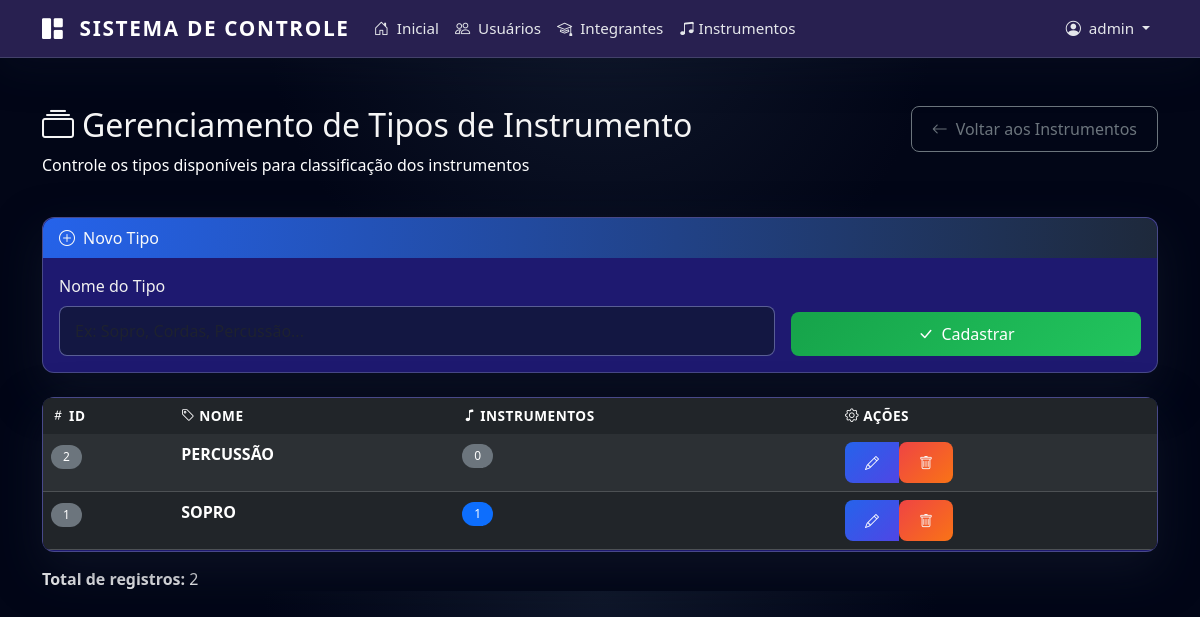
Screenshot of /admin/tipos (signed in) with the database file from the repository.
### app/models.py (models this page shows, shortened)
class User(UserMixin, db.Model):
    id = db.Column(db.Integer, primary_key=True)
    username = db.Column(db.String(100), unique=True, nullable=False)
    password = db.Column(db.String(255), nullable=False)
    is_admin = db.Column(db.Boolean, default=False)
    is_active = db.Column(db.Boolean, default=True)
    must_change_password = db.Column(db.Boolean, default=True)
    login_attempts = db.Column(db.Integer, default=0)
    blocked_until = db.Column(db.DateTime, nullable=True)

class TipoInstrumento(db.Model):
    id = db.Column(db.Integer, primary_key=True)
    nome = db.Column(db.String(50), nullable=False)
    instrumentos = db.relationship('Instrumento', backref='tipo', lazy=True)

### app/routes.py (the view, shortened to what this page needs)
@main_bp.route("/admin/tipos", methods=["GET", "POST"])
@login_required
@profissional_required
def listar_tipos():
    tipos = TipoInstrumento.query.order_by(TipoInstrumento.nome).all()
    return render_template("admin_tipos.html", tipos=tipos)

### app/__init__.py (called while the page is built)
@login_manager.user_loader
def load_user(user_id):
    from .models import User
    return User.query.get(int(user_id))

### app/utils.py (called while the page is built)
def profissional_required(f):
    @wraps(f)
    def decorated_function(*args, **kwargs):
        if not current_user.is_authenticated:
            flash("Faça login para continuar.")
            return redirect(url_for("auth.login"))
        return f(*args, **kwargs)
    return decorated_function

def obter_todas_configuracoes():
    configs = SistemaConfig.query.all()
    return {config.key: config.value for config in configs}

### templates/admin_tipos.html (shortened to what this page needs)
{% extends "base.html" %}
{% block content %}
<div class="container mt-5 fade-in">
  <div class="row mb-4">
    <div class="col-md-8">
      <h2><i class="bi bi-collection me-2"></i>Gerenciamento de Tipos de Instrumento</h2>
      <p class="text-white">Controle os tipos disponíveis para classificação dos instrumentos</p>
    </div>
    <div class="col-md-4 text-md-end">
      <a href="{{ url_for('main.listar_instrumentos') }}" class="btn btn-outline-secondary">
        <i class="bi bi-arrow-left me-2"></i>Voltar aos Instrumentos
      </a>
    </div>
  </div>
  <div class="card mb-4">
    <div class="card-header bg-dark text-white">
      {% if tipo_editar %}
        <i class="bi bi-pencil-square me-2"></i>Editar Tipo
      {% else %}
        <i class="bi bi-plus-circle me-2"></i>Novo Tipo
      {% endif %}
    </div>
    <div class="card-body">
      <form method="POST"
            action="{% if tipo_editar %}{{ url_for('main.editar_tipo', tipo_id=tipo_editar.id) }}{% else %}{{ url_for('main.listar_tipos') }}{% endif %}">
        <div class="row g-3 align-items-end">
          <div class="col-md-8">
            <label class="form-label">Nome do Tipo</label>
            <input type="text" name="nome" class="form-control" placeholder="Ex: Sopro, Cordas, Percussão..."
                   value="{{ tipo_editar.nome if tipo_editar else '' }}" required>
          </div>
          <div class="col-md-4">
            <div class="d-flex gap-2">
              <button type="submit" class="btn btn-success flex-fill">
                <i class="bi bi-check-lg me-2"></i>{{ 'Salvar' if tipo_editar else 'Cadastrar' }}
              </button>
            </div>
          </div>
        </div>
      </form>
    </div>
  </div>
  <div class="card">
    <div class="card-body p-0">
      <div class="table-responsive">
        <table class="table table-dark table-striped table-hover mb-0">
          <thead class="table-dark">
            <tr>
              <th><i class="bi bi-hash me-1"></i>ID</th>
              <th><i class="bi bi-tag me-1"></i>Nome</th>
              <th><i class="bi bi-music-note me-1"></i>Instrumentos</th>
              <th><i class="bi bi-gear me-1"></i>Ações</th>
            </tr>
          </thead>
          <tbody>
            {% for tipo in tipos %}
            <tr>
              <td><span class="badge bg-secondary">{{ tipo.id }}</span></td>
              <td><strong>{{ tipo.nome }}</strong></td>
              <td>
                {% if tipo.instrumentos %}
                  <span class="badge bg-primary">{{ tipo.instrumentos|length }}</span>
                {% else %}
                  <span class="badge bg-secondary">0</span>
                {% endif %}
              </td>
              <td>
                <div class="btn-group" role="group">
                  <a href="{{ url_for('main.editar_tipo', tipo_id=tipo.id) }}"
                     class="btn btn-sm btn-primary" title="Editar">
                    <i class="bi bi-pencil"></i>
                  </a>
                  <form action="{{ url_for('main.excluir_tipo', tipo_id=tipo.id) }}"
                        method="POST" style="display: inline;"
                        onsubmit="return confirm('Tem certeza que deseja excluir o tipo "{{ tipo.nome }}"?\n\n{% if tipo.instrumentos %}Atenção: existem {{ tipo.instrumentos|length }} instrumento(s) vinculado(s).{% endif %}')">
                    <button type="submit" class="btn btn-sm btn-danger" title="Excluir">
                      <i class="bi bi-trash"></i>
                    </button>
                  </form>
                </div>
              </td>
            </tr>
            {% endfor %}
          </tbody>
        </table>
      </div>
    </div>
  </div>
  <div class="mt-3">
    <strong>Total de registros:</strong> {{ tipos|length }}
  </div>
</div>
{% endblock %}

### templates/base.html (shortened to what this page needs)
<!DOCTYPE html>
<html lang="pt-br">
<head>
  <link href="https://cdn.jsdelivr.net/npm/bootstrap@5.3.8/dist/css/bootstrap.min.css" rel="stylesheet">
  <link rel="stylesheet" href="https://cdn.jsdelivr.net/npm/bootstrap-icons@1.11.3/font/bootstrap-icons.min.css">
  <link rel="stylesheet" href="{{ url_for('static', filename='css/style.css') }}">
</head>
<body>
  {% if current_user.is_authenticated %}
  <nav class="navbar navbar-expand-md navbar-dark">
    <div class="container">
      <a class="navbar-brand" href="{{ url_for('main.dashboard') }}">
        <i class="bi bi-grid-1x2-fill me-2"></i> Sistema de Controle
      </a>
      <div class="collapse navbar-collapse" id="navbarNav">
        <ul class="navbar-nav me-auto">
          <li class="nav-item">
            <a class="nav-link" href="{{ url_for('main.dashboard') }}">
              <i class="bi bi-house-door me-1"></i> Inicial
            </a>
          </li>
          {% if current_user.is_admin %}
          <li class="nav-item">
            <a class="nav-link" href="{{ url_for('main.listar_usuarios') }}">
              <i class="bi bi-people me-1"></i> Usuários
            </a>
          </li>
          {% endif %}
          <li class="nav-item">
            <a class="nav-link" href="{{ url_for('main.listar_alunos') }}">
              <i class="bi bi-mortarboard me-1"></i> Integrantes
            </a>
          </li>
          <li class="nav-item">
            <a class="nav-link" href="{{ url_for('main.listar_instrumentos') }}">
              <i class="bi bi-music-note-beamed"></i> Instrumentos
            </a>
          </li>
        </ul>
        <ul class="navbar-nav">
          <li class="nav-item dropdown">
            <a class="nav-link dropdown-toggle" href="#" role="button" data-bs-toggle="dropdown" aria-expanded="false">
              <i class="bi bi-person-circle me-1"></i> {{ current_user.username }}
            </a>
          </li>
        </ul>
      </div>
    </div>
  </nav>
  {% endif %}
  <main class="{% if not current_user.is_authenticated %}min-vh-100{% endif %}">
    {% block content %}{% endblock %}
  </main>
</body>
</html>

### static/css/style.css (style rules this page uses)
:root { --primary-color: #0f172a; --secondary-color: #1e293b; --accent-color: #2563eb; --highlight-color: #e94560; --text-light: #e5e7eb; --text-muted: #9ca3af; --surface-color: #ffffff; --surface-muted: rgba(15, 23, 42, 0.04); --success-color: #22c55e; --warning-color: #facc15; --danger-color: #ef4444; }
body { font-family: system-ui, -apple-system, BlinkMacSystemFont, 'Segoe UI', Tahoma, Geneva, Verdana, sans-serif; background: radial-gradient(circle at top, #0f172a 0, #020617 40%, #020617 100%); color: #e5e7eb; }
.navbar { background: rgba(15, 23, 42, 0.85) !important; backdrop-filter: blur(16px); -webkit-backdrop-filter: blur(16px); border-bottom: 1px solid rgba(148, 163, 184, 0.25); box-shadow: 0 10px 40px rgba(15, 23, 42, 0.35); }
.navbar-brand { font-weight: 700; font-size: 1.3rem; letter-spacing: 0.08em; text-transform: uppercase; }
.nav-link { font-weight: 500; font-size: 0.95rem; color: #e5e7eb !important; transition: color 0.25s ease, opacity 0.25s ease; }
.card { border: none; border-radius: 12px; background: rgba(15, 23, 42, 0.75); backdrop-filter: blur(18px); -webkit-backdrop-filter: blur(18px); border: 1px solid rgba(148, 163, 184, 0.35); box-shadow: 0 18px 45px rgba(15, 23, 42, 0.7); transition: transform 0.3s ease, box-shadow 0.3s ease; }
.card-header { background: radial-gradient(circle at top left, var(--accent-color), var(--secondary-color)); border-radius: 12px 12px 0 0 !important; border: none; }
.btn { border-radius: 8px; font-weight: 500; padding: 10px 20px; transition: all 0.3s ease; }
.btn-success { background: linear-gradient(135deg, #16a34a, #22c55e); border: none; }
.btn-primary { background: linear-gradient(135deg, #2563eb, #4f46e5); border: none; }
.btn-danger { background: linear-gradient(135deg, #ef4444, #f97316); border: none; color: #f9fafb; }
.table { border-radius: 8px; overflow: hidden; }
.table-dark { background-color: var(--primary-color); }
.table thead th { border-bottom: none; font-weight: 600; text-transform: uppercase; font-size: 0.85rem; letter-spacing: 0.5px; }
.table tbody tr { transition: background-color 0.2s ease; }
.badge { padding: 6px 12px; border-radius: 20px; font-weight: 500; font-size: 0.75rem; }
.form-control { border-radius: 8px; border: 1px solid rgba(148, 163, 184, 0.5); padding: 12px 15px; transition: all 0.3s ease; background-color: rgba(15, 23, 42, 0.65); color: #e5e7eb; }
.form-label { font-weight: 500; color: #f0f0f0; margin-bottom: 8px; }
h2, h3, h4, h5, h6 { color: #f5f5f5; }
p { color: #d0d0d0; }
.fade-in { animation: fadeIn 0.5s ease-out; }

### rows the page displays
User: username "admin"
TipoInstrumento: id "2", nome "PERCUSSÃO", shows "0"
TipoInstrumento: id "1", nome "SOPRO", instrumentos|length "1"

### other values shown
{{ 'Salvar' if tipo_editar else 'Cadastrar' }} "Cadastrar"
{{ tipos|length }} "2"
